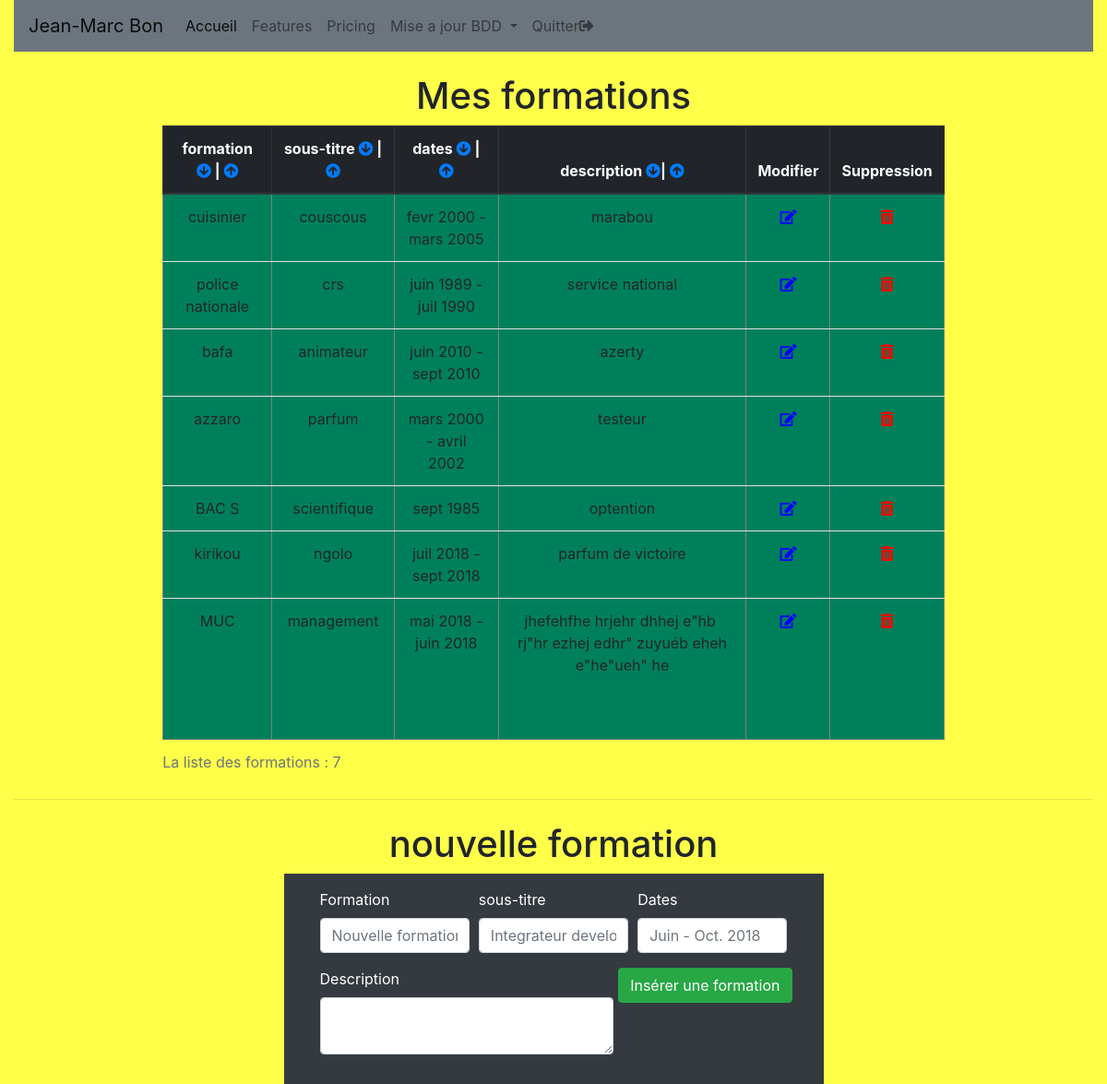
/admin/formations.php (signed in), run on the app's committed database.
### tables this page shows
CREATE TABLE `t_utilisateurs` (
  `id_utilisateur` int(3) NOT NULL,
  `prenom` varchar(45) NOT NULL,
  `nom` varchar(45) NOT NULL,
  `email` varchar(50) NOT NULL,
  `portable` varchar(20) NOT NULL,
  `mdp` varchar(20) NOT NULL,
  `pseudo` varchar(20) NOT NULL,
  `age` varchar(20) NOT NULL,
  `anniversaire` date NOT NULL,
  `genre` enum('homme','femme') NOT NULL,
  `civilite` enum('monsieur','madame') NOT NULL,
  `adresse` text NOT NULL,
  `code_postal` varchar(5) NOT NULL,
  `ville` varchar(30) NOT NULL,
  `pays` varchar(30) NOT NULL,
  `commentaire` text NOT NULL
);

CREATE TABLE `t_formations` (
  `id_formation` int(3) NOT NULL,
  `titre` varchar(150) NOT NULL,
  `sous_titre` varchar(200) NOT NULL,
  `dates` varchar(100) NOT NULL,
  `description` text NOT NULL,
  `id_utilisateur` int(3) NOT NULL
);

### admin/formations.php (the view, shortened to what this page needs)
<?php require 'connexion.php';
if(isset($_SESSION['connexion_admin'])) {
    $id_utilisateur=$_SESSION['id_utilisateur'];
}else{
    header('location:../authentification.php');
}
$sql = $pdoCV -> query("SELECT * FROM t_utilisateurs WHERE id_utilisateur = '$id_utilisateur' ");
$ligne_utilisateur = $sql -> fetch();
$order= '';
          $sql = $pdoCV->prepare("SELECT * FROM t_formations WHERE id_utilisateur = '$id_utilisateur' $order");
          $sql->execute();
          $nbr_formations = $sql->rowCount();
    ?>
<!DOCTYPE html>
<html lang="fr">
<head>
    <link rel="stylesheet" href="https://use.fontawesome.com/releases/v5.3.1/css/all.css">
    <link href="https://stackpath.bootstrapcdn.com/bootstrap/4.1.3/css/bootstrap.min.css" rel="stylesheet">
    <link rel="stylesheet" href="css/style.css">
</head>
<body>
<div class="container-fluid">
<?php require 'navigation.php'; ?>
    <h1 class="text-center mt-4">Mes formations</h1>
 <div class="tableau col-9 mx-auto">
        <table border="1" class="table text-center">
        <caption>La liste des formations : <?php echo $nbr_formations; ?></caption>
        <thead class="thead-dark">
            <tr>
                <th>formation <a href="formations.php?column=titre&order=asc"> <i class="fas fa-arrow-circle-down"></i></a> | <a href="formations.php?column=titre&order=desc"><i class="fas fa-arrow-circle-up"></i></a></th>
                <th>sous-titre <a href="formations.php?column=sous_titre&order=asc"><i class="fas fa-arrow-circle-down"></i></a> | <a href="formations.php?column=sous_titre&order=desc"><i class="fas fa-arrow-circle-up"></i> </a></th>
                <th>dates <a href="formations.php?column=dates&order=asc"><i class="fas fa-arrow-circle-down"></i></a> | <a href="formations.php?column=dates&order=desc"><i class="fas fa-arrow-circle-up"></i> </a></th>
                <th>description <a href="formations.php?column=description&order=asc"><i class="fas fa-arrow-circle-down"></i></a>| <a href="formations.php?column=description&order=desc"><i class="fas fa-arrow-circle-up"></i> </a></th>
                <th>Modifier</th>
                <th>Suppression</th>
            </tr>
        </thead>
        <tbody>
        <?php while($ligne_formation=$sql->fetch())
        {
        ?>
            <tr>
                <td><?php echo $ligne_formation['titre']; ?></td>
                <td><?php echo $ligne_formation['sous_titre']; ?></td>
                <td><?php echo $ligne_formation['dates']; ?></td>
                <td><?php echo $ligne_formation['description']; ?></td>
                <td><a style="color: blue" href="modif_formation.php?id_formation=<?php echo $ligne_formation['id_formation']; ?>"><i class="fas fa-edit"></i></a></td>
                <td><a  style="color: red" href="formations.php?id_formation=<?php echo $ligne_formation['id_formation']; ?>"><i class="fas fa-trash-alt"></i></a></td>
            </tr>
        <?php
            }
        ?>
        </tbody>
        </table>
 </div>
<hr>
    <h1 class="text-center mt-4">nouvelle formation</h1>
   <div class="mx-auto col-6 bg-dark text-white">
        <form action="formations.php" method="post" class="px-4 py-3">
        <div class="form-row">
        <div class="form-group col-4">
            <label for="titre">Formation</label>
            <input type="text" name="titre" class="form-control" placeholder="Nouvelle formation" required>
        </div>
        <div class="form-group col-4">
            <label for="sous_titre">sous-titre</label>
            <input type="text" name="sous_titre" class="form-control" placeholder="Integrateur developpeur WEB" required>
        </div>
        <div class="form-group col-4">
            <label for="dates">Dates</label>
            <input type="text" name="dates" class="form-control" placeholder="Juin - Oct. 2018 ">
        </div>
        <div class="form-group col">
            <label for="description">Description</label>
            <textarea type="text" name="description" class="form-control" id="description" required></textarea>
        </div>
        <div class="">
           <button type="submit" class="btn btn-success">Insérer une formation</button>
        </div>
        </form>
        </div>
    </div>
</body>
</html>

### admin/navigation.php (shortened to what this page needs)
<nav class="navbar navbar-expand-lg navbar-light bg-secondary">
  <a class="navbar-brand" href="index.php"><?php echo $ligne_utilisateur['prenom'].' '.$ligne_utilisateur['nom']; ?></a>
  <div class="collapse navbar-collapse" id="navbarNavDropdown">
    <ul class="navbar-nav">
      <li class="nav-item active">
        <a class="nav-link" href="index.php">Accueil <span class="sr-only">(current)</span></a>
      </li>
      <li class="nav-item">
        <a class="nav-link" href="#">Features</a>
      </li>
      <li class="nav-item">
        <a class="nav-link" href="#">Pricing</a>
      </li>
      <li class="nav-item dropdown">
        <a class="nav-link dropdown-toggle" href="#" id="navbarDropdownMenuLink" role="button" data-toggle="dropdown" aria-haspopup="true" aria-expanded="false">
          Mise a jour BDD
        </a>
</li>
        <li class="nav-item">
          <a class="nav-link" href="../admin/index.php?quitter=oui" title="<?php echo $ligne_utilisateur['prenom']; ?> déconnectez-vous !">Quitter<i class="fas fa-sign-out-alt"></i></a>
      </li>
    </ul>
  </div>
</nav>

### admin/css/style.css (style rules this page uses)
body { background: rgba(255, 255, 0, 0.712); }
.table { width: 100%; margin-bottom: 1rem; background-color: rgb(0, 128, 90); }

### data on the page
t_utilisateurs: prenom "Jean-Marc", nom "Bon"
t_formations: titre "cuisinier", sous_titre "couscous", dates "fevr 2000 - mars 2005", description "marabou"
t_formations: titre "police nationale", sous_titre "crs", dates "juin 1989 - juil 1990", description "service national"
t_formations: titre "bafa", sous_titre "animateur", dates "juin 2010 - sept 2010", description "azerty"
t_formations: titre "azzaro", sous_titre "parfum", dates "mars 2000 - avril 2002", description "testeur"
t_formations: titre "BAC S", sous_titre "scientifique", dates "sept 1985", description "optention"
t_formations: titre "kirikou", sous_titre "ngolo", dates "juil 2018 - sept 2018", description "parfum de victoire"
t_formations: titre "MUC", sous_titre "management", dates "mai 2018 - juin 2018", description "jhefehfhe hrjehr dhhej e\"hb rj\"hr ezhej edhr\" zuyuéb eheh e\"he\"ueh\" he"

### other printed values
$nbr_formations "7"
